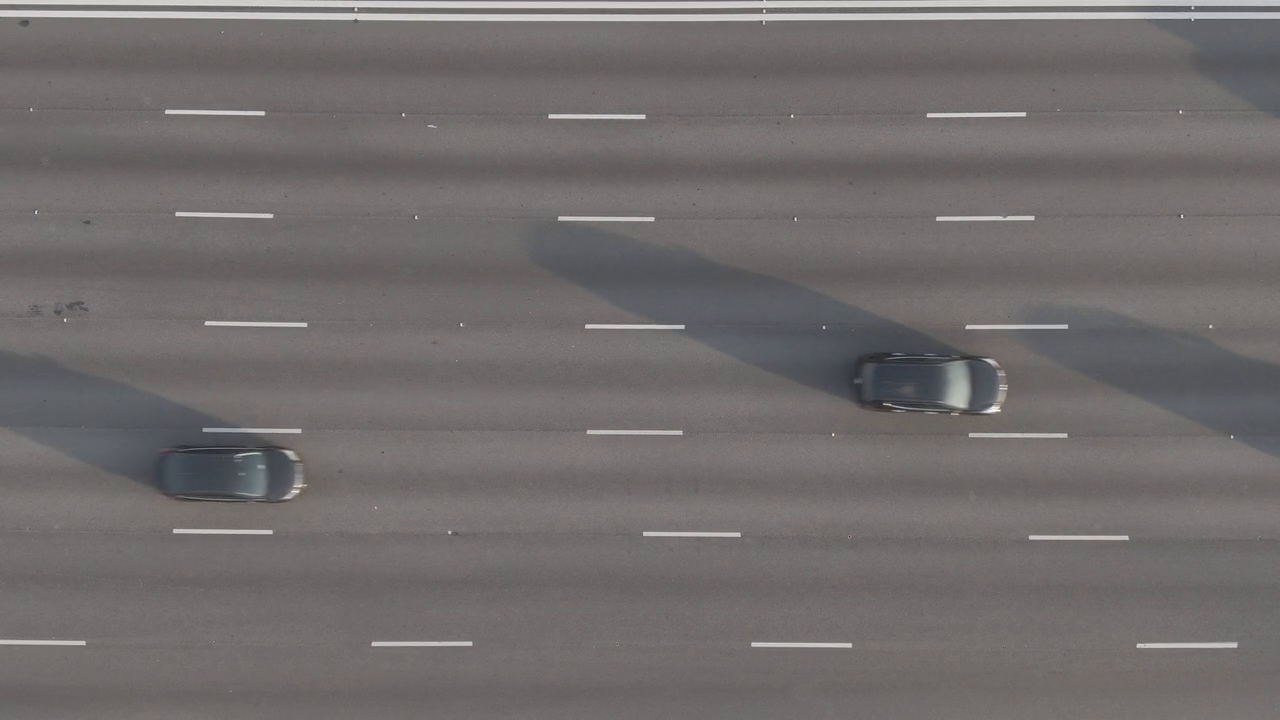
#> input picture frame 53 of py_Reconocimiento_01/autos.mp4, 1280 x 720 px, given in place of aeropuerto.mp4, which was not available
$ python 004-detectar_mov_area.py
#> lines starting #> are read from the running program, lines starting #| are printed output that depends on the picture
import cv2
import numpy as np

cap = cv2.VideoCapture("aeropuerto.mp4")

fgbg = cv2.bgsegm.createBackgroundSubtractorMOG()
kernel = cv2.getStructuringElement(cv2.MORPH_ELLIPSE,(3,3))

while True:

    ret, frame = cap.read()
#> frame is the input picture: shape (720, 1280, 3); mean B, G, R 108.5, 109.3, 113.3
    if ret == False: break

    gray = cv2.cvtColor(frame, cv2.COLOR_BGR2GRAY)

    #del area en analisis (movieminto detectado o no detectado)
    cv2.rectangle(frame, (0,0), (frame.shape[1],40), (0,0,0), -1)
    color = (0, 255, 0)
    texto_estado = "Estado: No se ha detectado movimiento"

    #especificamos los puntos extremos del area a analizar
    area_pts = np.array([[650,820], [1250,820],[1900,frame.shape[0]], [50,frame.shape[0]]])

    imAux = np.zeros(shape=(frame.shape[:2]), dtype=np.uint8)
    imAux = cv2.drawContours(imAux, [area_pts], -1, (255), -1)
    image_area = cv2.bitwise_and(gray, gray, mask=imAux)
#> image_area: shape (720, 1280); every value is 0

    fgmask = fgbg.apply(image_area)
    fgmask = cv2.morphologyEx(fgmask, cv2.MORPH_OPEN, kernel)
    fgmask = cv2.dilate(fgmask, None, iterations=2)

    cnts = cv2.findContours(fgmask, cv2.RETR_EXTERNAL, cv2.CHAIN_APPROX_SIMPLE)[0]
#> cnts = []
    for cnt in cnts:
        if cv2.contourArea(cnt) > 500:
            x, y, w, h = cv2.boundingRect(cnt)
            cv2.rectangle(frame, (x,y), (x+w, y+w), (0, 255, 0), 2)
            texto_estado = "Estado: Alerta Movimiento Detectado"
            color = (0, 0, 255)
#> this loop made 0 passes


    #visualizamos el estado de la deteccion en movimiento
    cv2.drawContours(frame, [area_pts], -1, color, 2)
    cv2.putText(frame, texto_estado, (10,30),
                cv2.FONT_HERSHEY_SIMPLEX, 1, color, 2)
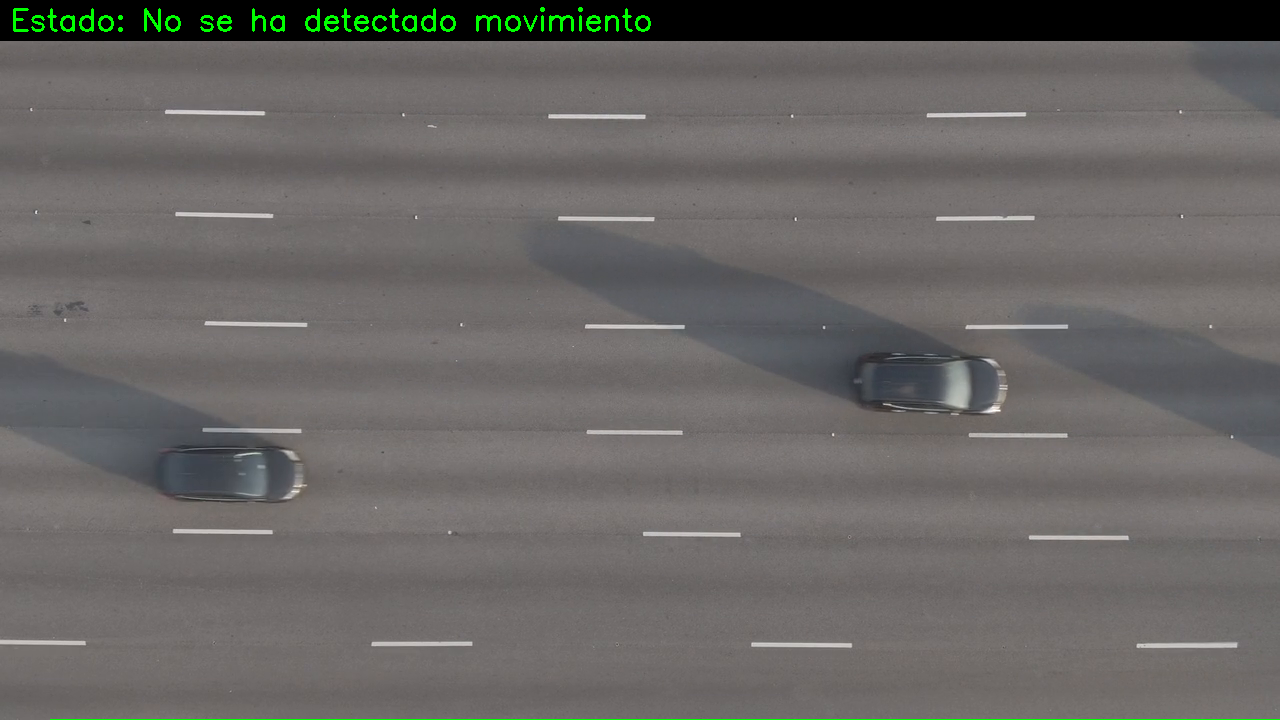
#> frame: shape (720, 1280, 3); mean B, G, R 100.5, 102.7, 105.1

    cv2.imshow("frame", frame)
    cv2.imshow("fgmask", fgmask)

    k = cv2.waitKey(70) & 0xFF
#> (key Esc is pressed here)
    if k ==27:
        break

cap.release()
cv2.destroyAllWindows()

$ run again, starting later in the video
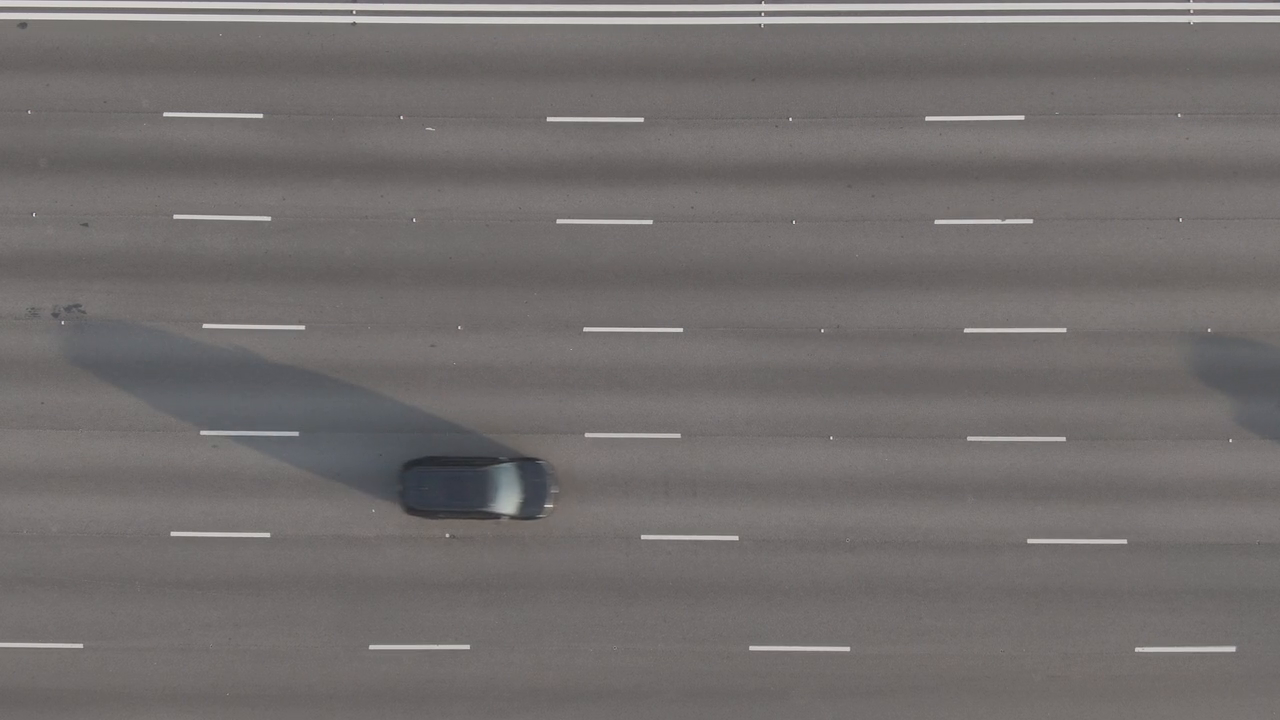
#> input picture frame 241 of py_Reconocimiento_01/autos.mp4, 1280 x 720 px, given in place of aeropuerto.mp4, which was not available
#> frame is the input picture: shape (720, 1280, 3); mean B, G, R 109.3, 110.2, 114.6
#> image_area: shape (720, 1280); every value is 0
#> cnts = []
#> `cv2.putText(frame, texto_estado, (10,30), cv2.FONT_HERSHEY_SIMPLEX, 1,..`:
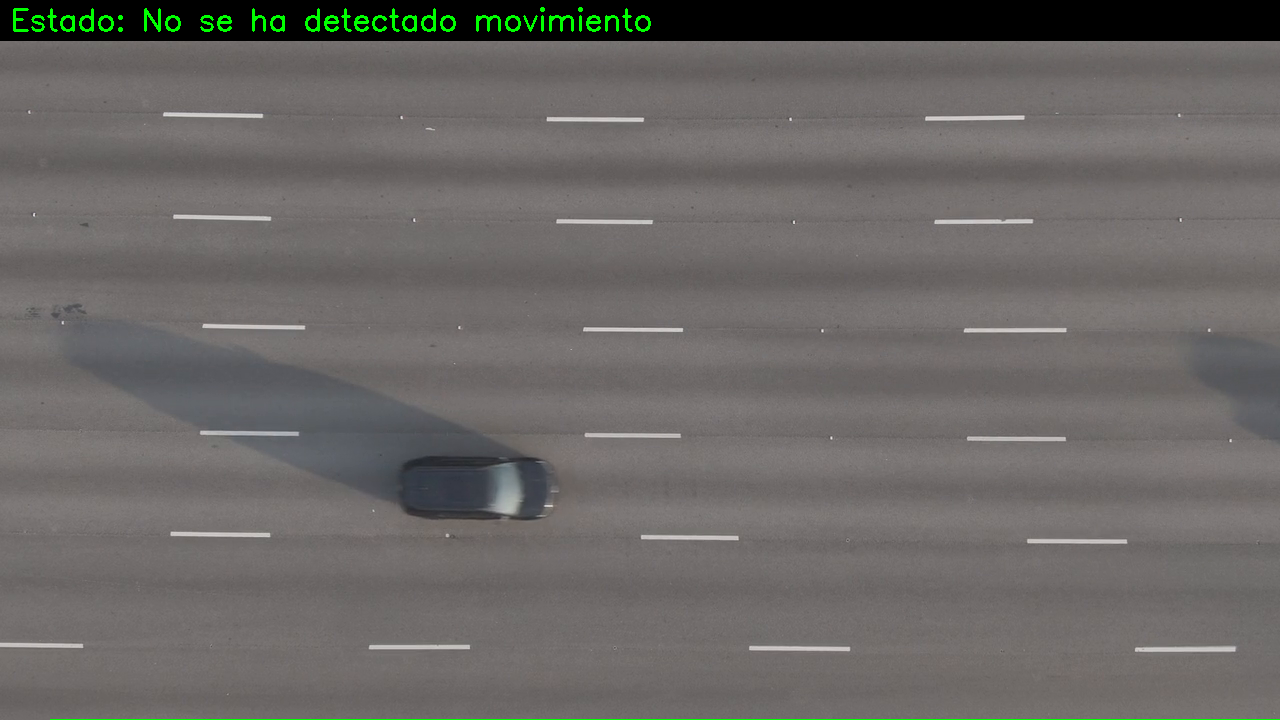
#> frame: shape (720, 1280, 3); mean B, G, R 101.2, 103.5, 106.2

$ run again, starting later in the video
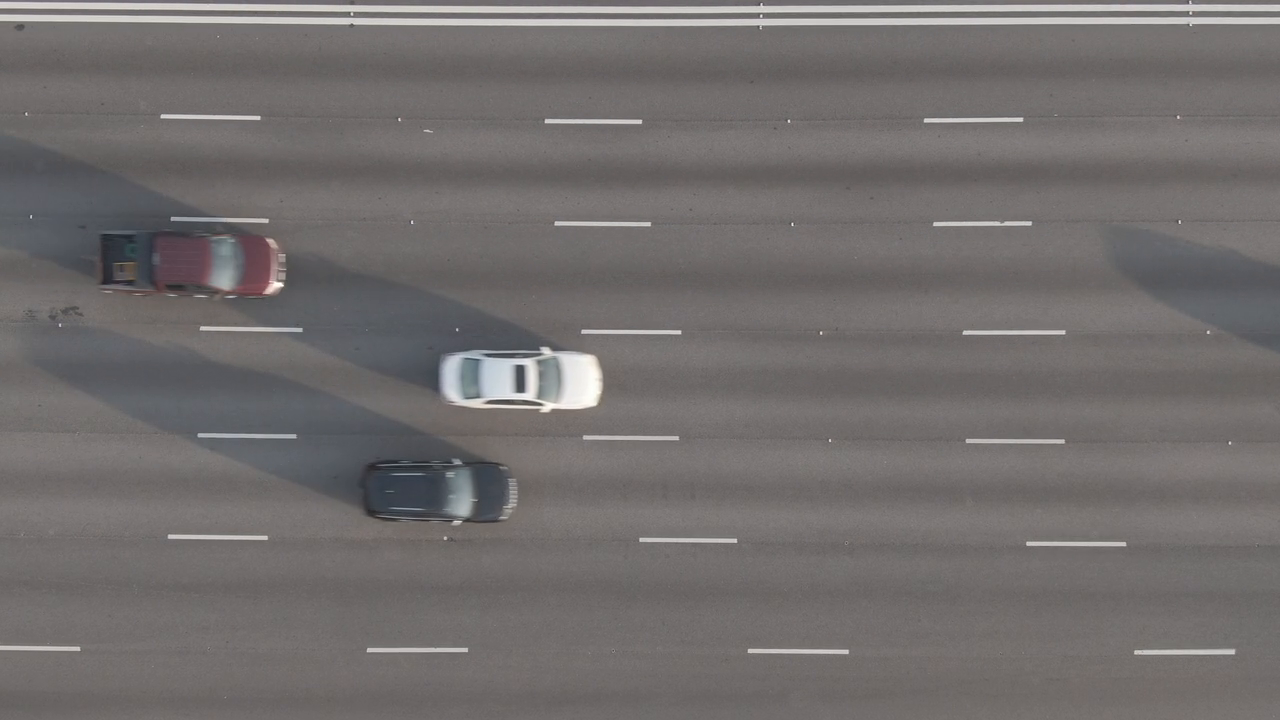
#> input picture frame 429 of py_Reconocimiento_01/autos.mp4, 1280 x 720 px, given in place of aeropuerto.mp4, which was not available
#> frame is the input picture: shape (720, 1280, 3); mean B, G, R 109.1, 109.7, 113.7
#> image_area: shape (720, 1280); every value is 0
#> cnts = []
#> `cv2.putText(frame, texto_estado, (10,30), cv2.FONT_HERSHEY_SIMPLEX, 1,..`:
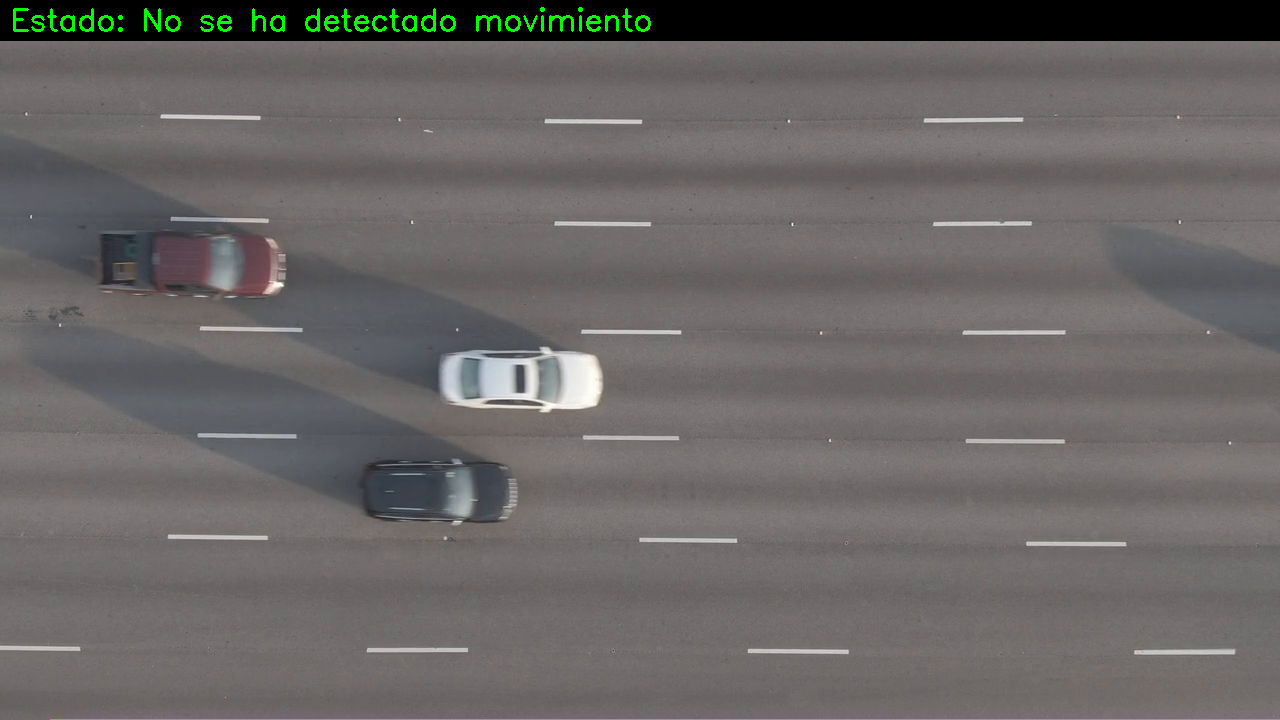
#> frame: shape (720, 1280, 3); mean B, G, R 101, 103, 105.3
